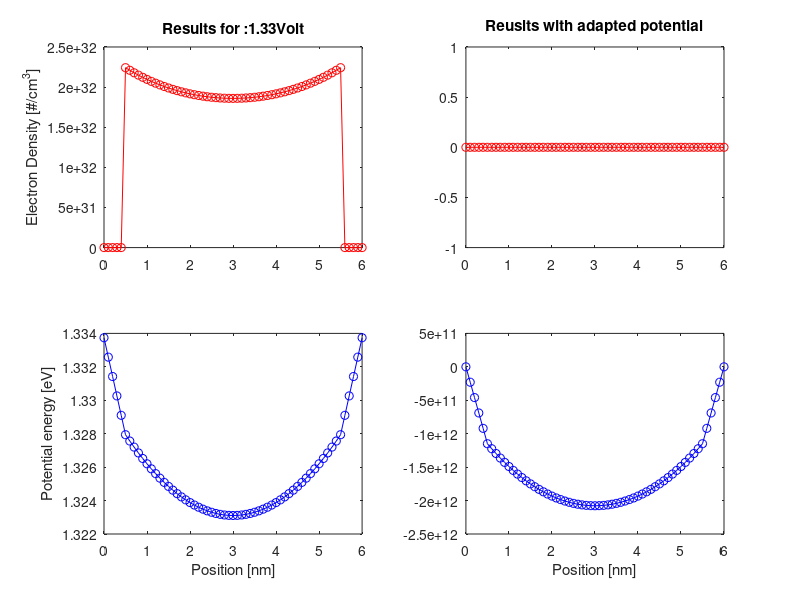

This figure's MATLAB source:
%% Define the geometry
Deltax = 0.1e-9; % 0,1 nm spacing
N = 61; % 6 nm thick
interface1 = 6; % At x = 0.5 nm
interface2 = 56; % At x = 5.5 nm
epsSi = 11.7; epsOx = 3.9;
Nacc = 1e24;
ni = 1.075e16;
x = Deltax * transpose([0:N-1]);
GateVoltage = 1;
Voltage = 0.33374 + GateVoltage;

%% Constants
q = 1.6022e-19;
eps0 = 8.854e-12;
kB = 1.38e-23;
T = 300;

%% Define poission matrix
M = zeros(N, N);
M(1, 1) = 1;
for ii = 2 : N-1
    if ii < interface1 
        M(ii, ii-1) = epsOx; M(ii, ii) = -2 * epsOx; M(ii, ii+1) = epsOx;
    elseif ii == interface1
        M(ii, ii-1) = epsOx; M(ii, ii) = -epsOx-epsSi; M(ii, ii+1) = epsSi;
    elseif ii < interface2
        M(ii, ii-1) = epsSi; M(ii, ii) = -2 * epsSi; M(ii, ii+1) = epsSi;
    elseif ii == interface2
        M(ii, ii-1) = epsSi; M(ii, ii) = -epsSi-epsOx; M(ii, ii+1) = epsOx;
    elseif ii > interface2
        M(ii, ii-1) = epsOx; M(ii, ii) = -2 * epsOx; M(ii, ii+1) = epsOx;
    end
end
M(N, N) = 1;

%% Define boundary conditions
b = zeros(N, 1);
b(1, 1) = Voltage;
for ii = interface1 : interface2
    if ii == interface1
        b(ii, 1) = Deltax*Deltax*q*Nacc/eps0*0.5;
    elseif ii == interface2
        b(ii, 1) = Deltax*Deltax*q*Nacc/eps0*0.5;
    else
        b(ii, 1) = Deltax*Deltax*q*Nacc/eps0;
    end
end
b(N, 1) = Voltage;

%% Get the potential phi and electron density
phi = M \ b;
eleD = zeros(N, 1);
for ii = interface1 : interface2
    eleD(ii, 1) = ni * exp(q*phi(ii, 1)/(kB*T));
end
figure(1)
subplot(2, 2, 1)
plot(x/1e-9, eleD*1e-6, 'or-');
title(strcat('Results for : ', sprintf('%2.2f', Voltage), 'Volt'))
ylabel('Electron Density [#/cm^3]')

subplot(2, 2, 3)
plot(x/1e-9, phi, 'ob-')
xlabel('Position [nm]')
ylabel('Potential energy [eV]')

%% Recalculating of the potential
% boundary
b2 = zeros(N, 1);
b2(1, 1) = Voltage;
for ii = interface1 : interface2
    if ii == interface1
        b2(ii, 1) = Deltax*Deltax*q*eleD(ii, 1)/eps0*0.5;
    elseif ii == interface2
        b2(ii, 1) = Deltax*Deltax*q*eleD(ii, 1)/eps0*0.5;
    else
        b2(ii, 1) = Deltax*Deltax*q*eleD(ii, 1)/eps0;
    end
end
b2(N, 1) = Voltage;

% potential and electron density
phi2 = M \ b2;
eleD2 = zeros(N, 1);
for ii = interface1 : interface2
    eleD2(ii, 1) = ni * exp(q*phi2(ii, 1)/(kB*T));
end
figure(1)
subplot(2, 2, 2)
plot(x/1e-9, eleD2*1e-6, 'or-');
title('Reuslts with adapted potential')

subplot(2, 2, 4)
plot(x/1e-9, phi2, 'ob-')
xlabel('Position [nm]')
